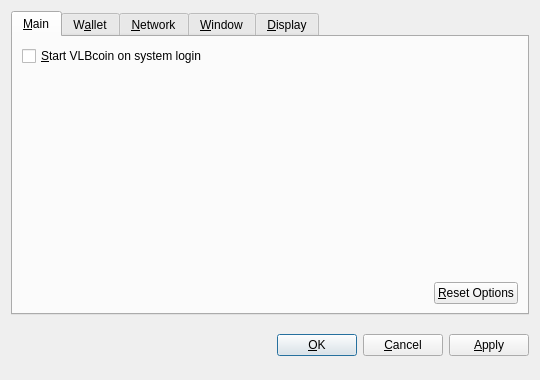
<?xml version="1.0" encoding="UTF-8"?>
<ui version="4.0">
 <class>OptionsDialog</class>
 <widget class="QDialog" name="OptionsDialog">
  <property name="geometry">
   <rect>
    <x>0</x>
    <y>0</y>
    <width>540</width>
    <height>380</height>
   </rect>
  </property>
  <property name="windowTitle">
   <string>Options</string>
  </property>
  <property name="modal">
   <bool>true</bool>
  </property>
  <layout class="QVBoxLayout" name="verticalLayout">
   <item>
    <widget class="QTabWidget" name="tabWidget">
     <property name="tabPosition">
      <enum>QTabWidget::North</enum>
     </property>
     <property name="currentIndex">
      <number>0</number>
     </property>
     <widget class="QWidget" name="tabMain">
      <attribute name="title">
       <string>&amp;Main</string>
      </attribute>
      <layout class="QVBoxLayout" name="verticalLayout_Main">
       <item>
        <widget class="QCheckBox" name="bitcoinAtStartup">
         <property name="toolTip">
          <string>Automatically start VLBcoin after logging in to the system.</string>
         </property>
         <property name="text">
          <string>&amp;Start VLBcoin on system login</string>
         </property>
        </widget>
       </item>
       <item>
        <spacer name="verticalSpacer_Main">
         <property name="orientation">
          <enum>Qt::Vertical</enum>
         </property>
         <property name="sizeHint" stdset="0">
          <size>
           <width>20</width>
           <height>40</height>
          </size>
         </property>
        </spacer>
       </item>
       <item>
        <layout class="QHBoxLayout" name="horizontalLayout_2_Main">
         <item>
          <spacer name="horizontalSpacer_2_Main">
           <property name="orientation">
            <enum>Qt::Horizontal</enum>
           </property>
           <property name="sizeHint" stdset="0">
            <size>
             <width>40</width>
             <height>20</height>
            </size>
           </property>
          </spacer>
         </item>
         <item>
          <widget class="QPushButton" name="resetButton">
           <property name="toolTip">
            <string>Reset all client options to default.</string>
           </property>
           <property name="text">
            <string>&amp;Reset Options</string>
           </property>
           <property name="autoDefault">
            <bool>false</bool>
           </property>
          </widget>
         </item>
        </layout>
       </item>
      </layout>
     </widget>
     <widget class="QWidget" name="tabWallet">
      <attribute name="title">
       <string>W&amp;allet</string>
      </attribute>
      <layout class="QVBoxLayout" name="verticalLayout_Network">
       <item>
        <widget class="QLabel" name="transactionFeeInfoLabel">
         <property name="text">
          <string>Optional transaction fee per kB that helps make sure your transactions are processed quickly. Most transactions are 1 kB.</string>
         </property>
         <property name="textFormat">
          <enum>Qt::PlainText</enum>
         </property>
         <property name="wordWrap">
          <bool>true</bool>
         </property>
        </widget>
       </item>
       <item>
        <layout class="QHBoxLayout" name="horizontalLayout_1_Main">
         <item>
          <widget class="QLabel" name="transactionFeeLabel">
           <property name="text">
            <string>Pay transaction &amp;fee</string>
           </property>
           <property name="textFormat">
            <enum>Qt::PlainText</enum>
           </property>
           <property name="buddy">
            <cstring>transactionFee</cstring>
           </property>
          </widget>
         </item>
         <item>
          <widget class="BitcoinAmountField" name="transactionFee"/>
         </item>
         <item>
          <spacer name="horizontalSpacer_1_Main">
           <property name="orientation">
            <enum>Qt::Horizontal</enum>
           </property>
           <property name="sizeHint" stdset="0">
            <size>
             <width>40</width>
             <height>20</height>
            </size>
           </property>
          </spacer>
         </item>
        </layout>
       </item>
       <item>
        <widget class="QLabel" name="label">
         <property name="text">
          <string>If you disable the spending of unconfirmed change, the change from a transaction cannot be used until that transaction has at least one confirmation. This also affects how your balance is computed.</string>
         </property>
         <property name="wordWrap">
          <bool>true</bool>
         </property>
        </widget>
       </item>
       <item>
        <widget class="QCheckBox" name="spendZeroConfChange">
         <property name="text">
          <string>Spend unconfirmed change  (experts only)</string>
         </property>
        </widget>
       </item>
       <item>
        <spacer name="verticalSpacer">
         <property name="orientation">
          <enum>Qt::Vertical</enum>
         </property>
         <property name="sizeHint" stdset="0">
          <size>
           <width>20</width>
           <height>40</height>
          </size>
         </property>
        </spacer>
       </item>
      </layout>
     </widget>
     <widget class="QWidget" name="tabNetwork">
      <attribute name="title">
       <string>&amp;Network</string>
      </attribute>
      <layout class="QVBoxLayout" name="verticalLayout_Network">
       <item>
        <widget class="QCheckBox" name="mapPortUpnp">
         <property name="toolTip">
          <string>Automatically open the VLBcoin client port on the router. This only works when your router supports UPnP and it is enabled.</string>
         </property>
         <property name="text">
          <string>Map port using &amp;UPnP</string>
         </property>
        </widget>
       </item>
       <item>
        <widget class="QCheckBox" name="connectSocks">
         <property name="toolTip">
          <string>Connect to the VLBcoin network through a SOCKS proxy (e.g. when connecting through Tor).</string>
         </property>
         <property name="text">
          <string>&amp;Connect through SOCKS proxy:</string>
         </property>
        </widget>
       </item>
       <item>
        <layout class="QHBoxLayout" name="horizontalLayout_Network">
         <item>
          <widget class="QLabel" name="proxyIpLabel">
           <property name="text">
            <string>Proxy &amp;IP:</string>
           </property>
           <property name="textFormat">
            <enum>Qt::PlainText</enum>
           </property>
           <property name="buddy">
            <cstring>proxyIp</cstring>
           </property>
          </widget>
         </item>
         <item>
          <widget class="QValidatedLineEdit" name="proxyIp">
           <property name="maximumSize">
            <size>
             <width>140</width>
             <height>16777215</height>
            </size>
           </property>
           <property name="toolTip">
            <string>IP address of the proxy (e.g. 127.0.0.1)</string>
           </property>
          </widget>
         </item>
         <item>
          <widget class="QLabel" name="proxyPortLabel">
           <property name="text">
            <string>&amp;Port:</string>
           </property>
           <property name="textFormat">
            <enum>Qt::PlainText</enum>
           </property>
           <property name="buddy">
            <cstring>proxyPort</cstring>
           </property>
          </widget>
         </item>
         <item>
          <widget class="QLineEdit" name="proxyPort">
           <property name="maximumSize">
            <size>
             <width>55</width>
             <height>16777215</height>
            </size>
           </property>
           <property name="toolTip">
            <string>Port of the proxy (e.g. 9050)</string>
           </property>
          </widget>
         </item>
         <item>
          <widget class="QLabel" name="socksVersionLabel">
           <property name="text">
            <string>SOCKS &amp;Version:</string>
           </property>
           <property name="textFormat">
            <enum>Qt::PlainText</enum>
           </property>
           <property name="buddy">
            <cstring>socksVersion</cstring>
           </property>
          </widget>
         </item>
         <item>
          <widget class="QValueComboBox" name="socksVersion">
           <property name="toolTip">
            <string>SOCKS version of the proxy (e.g. 5)</string>
           </property>
          </widget>
         </item>
         <item>
          <spacer name="horizontalSpacer_Network">
           <property name="orientation">
            <enum>Qt::Horizontal</enum>
           </property>
           <property name="sizeHint" stdset="0">
            <size>
             <width>40</width>
             <height>20</height>
            </size>
           </property>
          </spacer>
         </item>
        </layout>
       </item>
       <item>
        <spacer name="verticalSpacer_Network">
         <property name="orientation">
          <enum>Qt::Vertical</enum>
         </property>
         <property name="sizeHint" stdset="0">
          <size>
           <width>20</width>
           <height>40</height>
          </size>
         </property>
        </spacer>
       </item>
      </layout>
     </widget>
     <widget class="QWidget" name="tabWindow">
      <attribute name="title">
       <string>&amp;Window</string>
      </attribute>
      <layout class="QVBoxLayout" name="verticalLayout_Window">
       <item>
        <widget class="QCheckBox" name="minimizeToTray">
         <property name="toolTip">
          <string>Show only a tray icon after minimizing the window.</string>
         </property>
         <property name="text">
          <string>&amp;Minimize to the tray instead of the taskbar</string>
         </property>
        </widget>
       </item>
       <item>
        <widget class="QCheckBox" name="minimizeOnClose">
         <property name="toolTip">
          <string>Minimize instead of exit the application when the window is closed. When this option is enabled, the application will be closed only after selecting Quit in the menu.</string>
         </property>
         <property name="text">
          <string>M&amp;inimize on close</string>
         </property>
        </widget>
       </item>
       <item>
        <spacer name="verticalSpacer_Window">
         <property name="orientation">
          <enum>Qt::Vertical</enum>
         </property>
         <property name="sizeHint" stdset="0">
          <size>
           <width>20</width>
           <height>40</height>
          </size>
         </property>
        </spacer>
       </item>
      </layout>
     </widget>
     <widget class="QWidget" name="tabDisplay">
      <attribute name="title">
       <string>&amp;Display</string>
      </attribute>
      <layout class="QVBoxLayout" name="verticalLayout_Display">
       <item>
        <layout class="QHBoxLayout" name="horizontalLayout_1_Display">
         <item>
          <widget class="QLabel" name="langLabel">
           <property name="text">
            <string>User Interface &amp;language:</string>
           </property>
           <property name="textFormat">
            <enum>Qt::PlainText</enum>
           </property>
           <property name="buddy">
            <cstring>lang</cstring>
           </property>
          </widget>
         </item>
         <item>
          <widget class="QValueComboBox" name="lang">
           <property name="toolTip">
            <string>The user interface language can be set here. This setting will take effect after restarting VLBcoin.</string>
           </property>
          </widget>
         </item>
        </layout>
       </item>
       <item>
        <layout class="QHBoxLayout" name="horizontalLayout_2_Display">
         <item>
          <widget class="QLabel" name="unitLabel">
           <property name="text">
            <string>&amp;Unit to show amounts in:</string>
           </property>
           <property name="textFormat">
            <enum>Qt::PlainText</enum>
           </property>
           <property name="buddy">
            <cstring>unit</cstring>
           </property>
          </widget>
         </item>
         <item>
          <widget class="QValueComboBox" name="unit">
           <property name="toolTip">
            <string>Choose the default subdivision unit to show in the interface and when sending coins.</string>
           </property>
          </widget>
         </item>
        </layout>
       </item>
       <item>
        <widget class="QCheckBox" name="displayAddresses">
         <property name="toolTip">
          <string>Whether to show VLBcoin addresses in the transaction list or not.</string>
         </property>
         <property name="text">
          <string>&amp;Display addresses in transaction list</string>
         </property>
        </widget>
       </item>
       <item>
        <widget class="QCheckBox" name="coinControlFeatures">
         <property name="toolTip">
          <string>Whether to show coin control features or not.</string>
         </property>
         <property name="text">
          <string>Display coin &amp;control features (experts only!)</string>
         </property>
        </widget>
       </item>
       <item>
        <spacer name="verticalSpacer_Display">
         <property name="orientation">
          <enum>Qt::Vertical</enum>
         </property>
         <property name="sizeHint" stdset="0">
          <size>
           <width>20</width>
           <height>40</height>
          </size>
         </property>
        </spacer>
       </item>
      </layout>
     </widget>
    </widget>
   </item>
   <item>
    <layout class="QHBoxLayout" name="horizontalLayout_Buttons">
     <item>
      <spacer name="horizontalSpacer_1">
       <property name="orientation">
        <enum>Qt::Horizontal</enum>
       </property>
       <property name="sizeHint" stdset="0">
        <size>
         <width>40</width>
         <height>48</height>
        </size>
       </property>
      </spacer>
     </item>
     <item>
      <widget class="QLabel" name="statusLabel">
       <property name="font">
        <font>
         <weight>75</weight>
         <bold>true</bold>
        </font>
       </property>
       <property name="text">
        <string/>
       </property>
       <property name="textFormat">
        <enum>Qt::PlainText</enum>
       </property>
       <property name="wordWrap">
        <bool>true</bool>
       </property>
      </widget>
     </item>
     <item>
      <spacer name="horizontalSpacer_2">
       <property name="orientation">
        <enum>Qt::Horizontal</enum>
       </property>
       <property name="sizeHint" stdset="0">
        <size>
         <width>40</width>
         <height>48</height>
        </size>
       </property>
      </spacer>
     </item>
     <item>
      <widget class="QPushButton" name="okButton">
       <property name="text">
        <string>&amp;OK</string>
       </property>
      </widget>
     </item>
     <item>
      <widget class="QPushButton" name="cancelButton">
       <property name="text">
        <string>&amp;Cancel</string>
       </property>
       <property name="autoDefault">
        <bool>false</bool>
       </property>
      </widget>
     </item>
     <item>
      <widget class="QPushButton" name="applyButton">
       <property name="text">
        <string>&amp;Apply</string>
       </property>
       <property name="autoDefault">
        <bool>false</bool>
       </property>
      </widget>
     </item>
    </layout>
   </item>
  </layout>
 </widget>
 <customwidgets>
  <customwidget>
   <class>BitcoinAmountField</class>
   <extends>QSpinBox</extends>
   <header>bitcoinamountfield.h</header>
  </customwidget>
  <customwidget>
   <class>QValueComboBox</class>
   <extends>QComboBox</extends>
   <header>qvaluecombobox.h</header>
  </customwidget>
  <customwidget>
   <class>QValidatedLineEdit</class>
   <extends>QLineEdit</extends>
   <header>qvalidatedlineedit.h</header>
  </customwidget>
 </customwidgets>
 <resources/>
 <connections/>
</ui>
